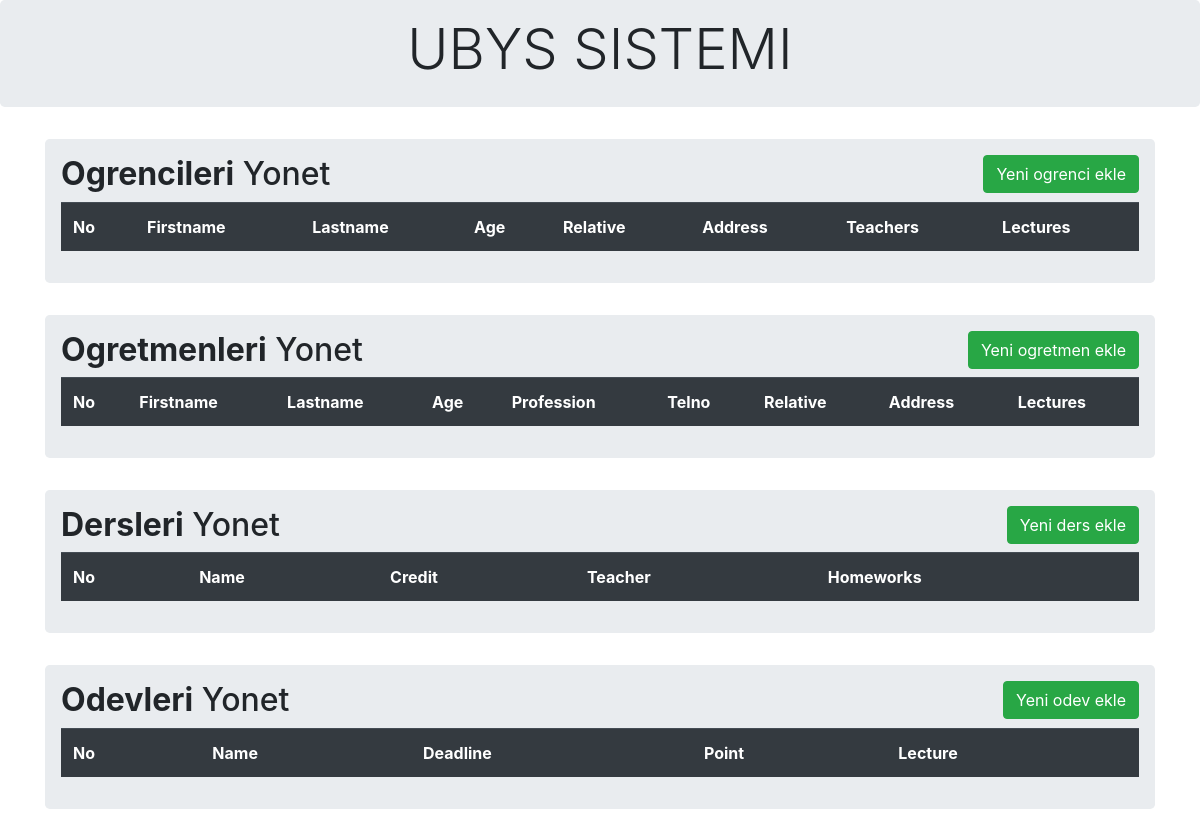
The page /admin on the database as committed earlier.
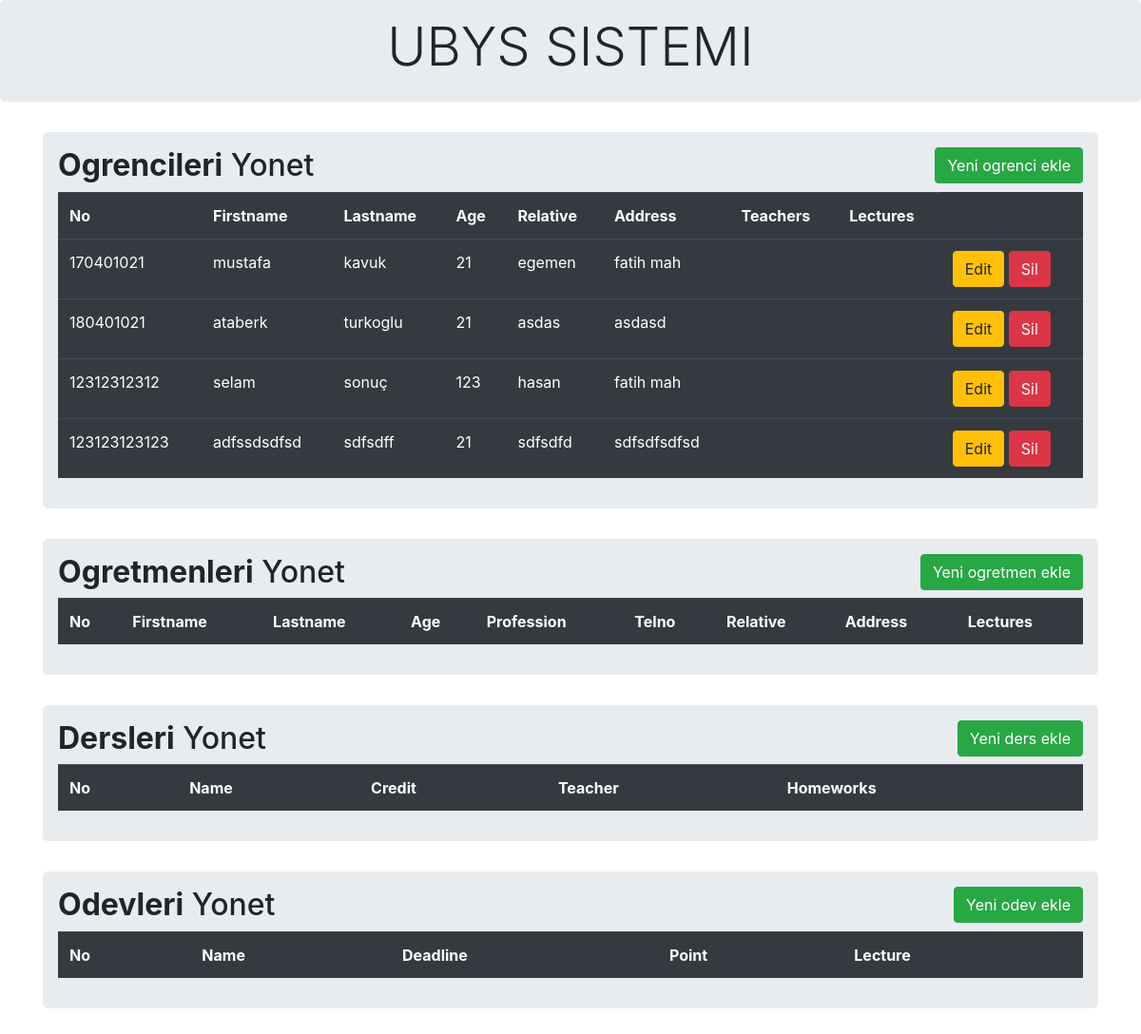
The same page on the database as committed later.
### models.py (models this page shows)
class Student(db.Model):
    no = db.Column(db.Integer, primary_key=True)
    firstname = db.Column(db.String(200), nullable= False)
    lastname = db.Column(db.String(200), nullable= False)
    age = db.Column(db.Integer)
    relative = db.Column(db.String(200))
    address = db.Column(db.String(200))
    teachers = db.relationship('Teacher', secondary=student_teacher, lazy='dynamic', backref=db.backref('students', lazy='dynamic'))
    lectures = db.relationship('Lecture', secondary=student_lecture, lazy='dynamic', backref=db.backref('students', lazy='dynamic'))

### main.py (the view)
@app.route('/admin')
def Admin():
    all_data_students = Student.query.all()
    all_data_teachers = Teacher.query.all()
    all_data_lectures = Lecture.query.all()
    all_data_homeworks = Homework.query.all()
    return render_template('index.html', students=all_data_students, teachers=all_data_teachers, lectures=all_data_lectures, homeworks=all_data_homeworks)

### templates/index.html (shortened to what this page needs)
{% extends 'base.html'%}
{%block body%}
<div class="container">
   <div class="row">
      <div class="col md-12">
         <div class='jumbotron p-3'>
            <h2><b>Ogrencileri</b> Yonet<button type='button 'class='btn btn-success float-right' data-toggle="modal" data-target="#newstudent">Yeni ogrenci ekle</button> </h2>
            <table class="table table-hover table-dark">
               <tr>
                  <th>No</th>
                  <th>Firstname</th>
                  <th>Lastname</th>
                  <th>Age</th>
                  <th>Relative</th>
                  <th>Address</th>
                  <th>Teachers</th>
                  <th>Lectures</th>
               </tr>
               {% for row in students %}
               <tr>
                  <td>{{row.no}}</td>
                  <td>{{row.firstname}}</td>
                  <td>{{row.lastname}}</td>
                  <td>{{row.age}}</td>
                  <td>{{row.relative}}</td>
                  <td>{{row.address}}</td>
                  <td>
                  </td>
                  <td>
                  </td>
                  <td>
                     <a href="/update/{{row.no}}" class="btn btn-warning btn-xs" data-toggle="modal" data-target="#editstudent{{row.no}}">Edit</a>
                     <a href="/delete/Student/{{row.no}}" class="btn btn-danger btn-xs" onclick="return confirm('Emin misin?')">Sil</a>
                  </td>
               </tr>
               <div id="editstudent{{row.no}}" class="modal fade" role="dialog">
                  {%endfor%}
               </div>
            </table>
         </div>
      </div>
   </div>
</div>
<div class="container">
   <div class="row">
      <div class="col md-12">
         <div class='jumbotron p-3'>
            <h2><b>Ogretmenleri</b> Yonet<button type='button 'class='btn btn-success float-right' data-toggle="modal" data-target="#newteacher">Yeni ogretmen ekle</button> </h2>
            <table class="table table-hover table-dark">
               <tr>
                  <th>No</th>
                  <th>Firstname</th>
                  <th>Lastname</th>
                  <th>Age</th>
                  <th>Profession</th>
                  <th>Telno</th>
                  <th>Relative</th>
                  <th>Address</th>
                  <th>Lectures</th>
               </tr>
               </div>
         </div>
      </div>
   </div>
<div class="container">
   <div class="row">
      <div class="col md-12">
         <div class='jumbotron p-3'>
            <h2><b>Dersleri</b> Yonet<button type='button 'class='btn btn-success float-right' data-toggle="modal" data-target="#newlecture">Yeni ders ekle</button> </h2>
            <table class="table table-hover table-dark">
               <tr>
                  <th>No</th>
                  <th>Name</th>
                  <th>Credit</th>
                  <th>Teacher</th>
                  <th>Homeworks</th>
               </tr>
               </div>
         </div>
      </div>
   </div>
<div class="container">
   <div class="row">
      <div class="col md-12">
         <div class='jumbotron p-3'>
            <h2><b>Odevleri</b> Yonet<button type='button 'class='btn btn-success float-right' data-toggle="modal" data-target="#newhomework">Yeni odev ekle</button> </h2>
            <table class="table table-hover table-dark">
               <tr>
                  <th>No</th>
                  <th>Name</th>
                  <th>Deadline</th>
                  <th>Point</th>
                  <th>Lecture</th>
               </tr>
               </div>
         </div>
      </div>
   </div>
{%endblock%}

Rows that differ between the two databases and show on the page:
added Student: no "170401021", firstname "mustafa", lastname "kavuk", age "21", relative "egemen", address "fatih mah"
added Student: no "180401021", firstname "ataberk", lastname "turkoglu", age "21", relative "asdas", address "asdasd"
added Student: no "12312312312", firstname "selam", lastname "sonuç", age "123", relative "hasan", address "fatih mah"
added Student: no "123123123123", firstname "adfssdsdfsd", lastname "sdfsdff", age "21", relative "sdfsdfd", address "sdfsdfsdfsd"
